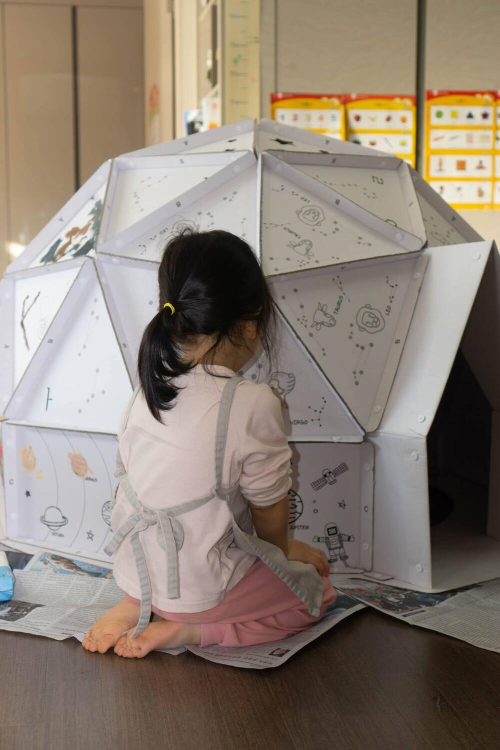
#> input picture sample2.jpg, 1000 x 1500 px (shown at 1/2 size)
$ python main.py sample2.jpg
#> lines starting #> are read from the running program, lines starting #| are printed output that depends on the picture
from PIL import Image, ImageDraw, ImageFont
from PIL.ExifTags import Base
import argparse
from os import listdir
from os.path import isfile, join
from pathlib import Path
import traceback
import re

# ratio1:ratio2 비율을 맞추려면 value1과 같은 비율의 value2는 얼마인가?
def ratioTarget(ratio1, ratio2, value1):
  return value1 * ratio2 / ratio1

def loadFont(fontfiles, image_width, image_height):
  # 이미지 크기가 1000 x 1334 일때 폰트 크기 60
#> called with image_width = 900, image_height = 1200
  size_by_width = ratioTarget(1000, 60, image_width)
  size_by_height = ratioTarget(1334, 60, image_height)
  size = round(min(size_by_width, size_by_height))
  for fontfile in fontfiles:
    try:
      return ImageFont.truetype(fontfile, size)
    except:
      pass

def getImageDateTime(exif, filename):
  # exif 정보 사용
  if exif:
    if exif.get(Base.DateTimeOriginal.value):
      dt = exif[Base.DateTimeOriginal.value]
      if dt:
        return str(dt).replace(':', '-')[0:10]
    if exif.get(Base.DateTime.value):
      dt = exif[Base.DateTime.value]
      if dt:
        return str(dt).replace(':', '-')[0:10]

  # 파일명에서 추출
  if filename.regex('^(20\d{6})'):
    return f'{filename[0:4]}-{filename[4:6]-{filename[6:8]}}'

  # 없으면 끝
  return None

def processImage(filepath, filename, outpath, target_width, target_height):
#> called with filename = 'sample2.jpg', outpath = 'output', target_width = 900, target_height = 1200
  try:
    with Image.open(join(filepath, filename)) as image:
#> image is the input picture: PIL image 1000x1500 RGB; mean R, G, B 140.6, 128.1, 116.5
      exif = image._getexif()
#> exif = 48 items

      # 전자 앨범이 exif의 회전 정보를 처리하지 못한다.
      # exif 의 회전 정보에 따라 이미지 돌리고 exif 정보 삭제
      if exif and exif.get(Base.Orientation.value):
        if exif[Base.Orientation.value] == 3:
          image = image.rotate(180, expand=True)
          exif[Base.Orientation.value] = 0
        elif exif[Base.Orientation.value] == 6:
          image=image.rotate(270, expand=True)
          exif[Base.Orientation.value] = 0
        elif exif[Base.Orientation.value] == 8:
          image=image.rotate(90, expand=True)
          exif[Base.Orientation.value] = 0

      # 가로 세로 비율이 안맞으면 잘라서 맞춘다
      profitHeight = ratioTarget(target_width, target_height, image.width)
#> profitHeight = 1333.3
      if image.height > profitHeight:
        image = image.crop((0, (image.height - profitHeight) / 2, image.width, (image.height + profitHeight) / 2))
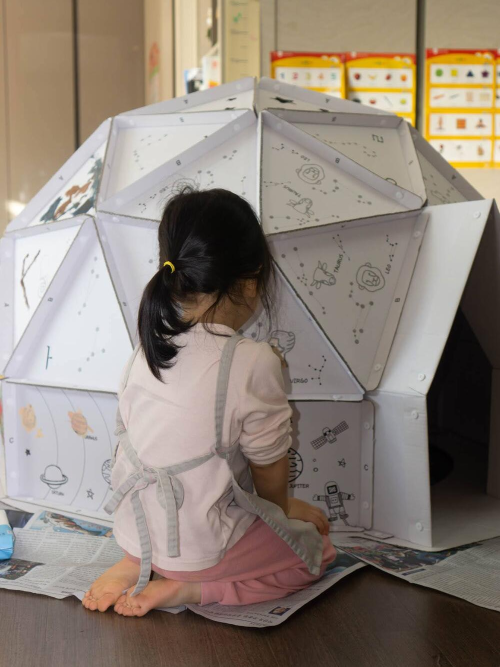
#> image: PIL image 1000x1334 RGB (shown at 1/2 size); mean R, G, B 143.2, 131.4, 120.9

      profitWidth = ratioTarget(target_height, target_width, image.height)
#> profitWidth = 1000.5
      if image.width > profitWidth:
        image = image.crop(((image.width - profitWidth) / 2, 0, (image.width + profitWidth) / 2, image.height))

      # 이미지 크기 줄임
      if image.width > target_width:
        image = image.resize((target_width, target_height), Image.Resampling.BICUBIC)
#> image: PIL image 900x1200 RGB

      # 날짜 새기기
      dt = getImageDateTime(exif, filename)
#> in getImageDateTime, `dt = exif[Base.DateTimeOriginal.value]`: dt = '2022:01:01 09:51:52'
#> dt = '2022-01-01'
      if dt:
        draw = ImageDraw.Draw(image)
        # 텍스트 출력할 위치
        pos_x = ratioTarget(1000, 70, image.width)
#> pos_x = 63
        pos_y = ratioTarget(1334, 50, image.height)
#> pos_y = 44.98
        draw.text((image.width - pos_x, image.height - pos_y), dt, font=font, anchor='rs', fill='orange', stroke_fill='black', stroke_width=2)

      Path(outpath).mkdir(parents=True, exist_ok=True)
      image.save(join(outpath, filename))
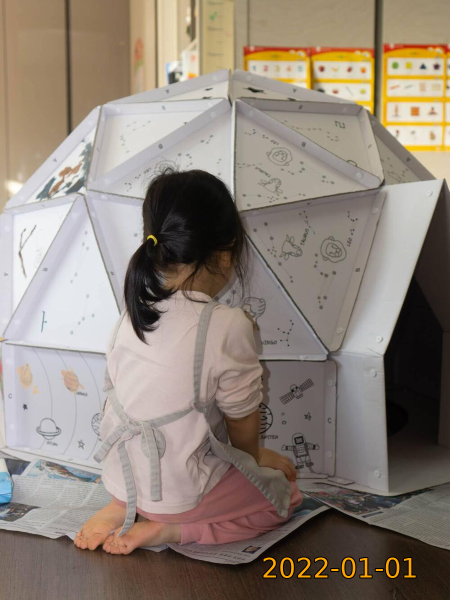
#> saved as sample2.jpg: PIL image 900x1200 RGB (shown at 1/2 size); mean R, G, B 143.7, 131.6, 120.7
      print('reworked:', filename)
  except Exception as e:
    print('failed:', filename, '-', e)
    traceback.print_exc()

def parseSize(value):
  p = re.compile('^(\d+),(\d+)$')
  match = p.match(value)
  if not match:
    raise argparse.ArgumentTypeError('size must be in the format of "width,height"')

  return (int(match.group(1)), int(match.group(2)))

parser = argparse.ArgumentParser(description='image rotator')
parser.add_argument('filepath')
parser.add_argument('--outpath', default='output')
parser.add_argument('--size', type=parseSize, default='900,1200')
args = parser.parse_args()

if (isfile(args.filepath)):
  p = Path(args.filepath)
  filepath = p.parent
  filenames=[p.name]
else:
  filepath=args.filepath
  filenames=[]
  for f in listdir(filepath):
    filename = join(filepath, f)
    if (isfile(filename) and filename.endswith('.jpg')):
      filenames.append(f)

target_width = args.size[0]
target_height = args.size[1]

font = loadFont(['comic.ttf', 'arial.ttf'], target_width, target_height)

for filename in filenames:
  processImage(filepath, filename, args.outpath, target_width, target_height)
